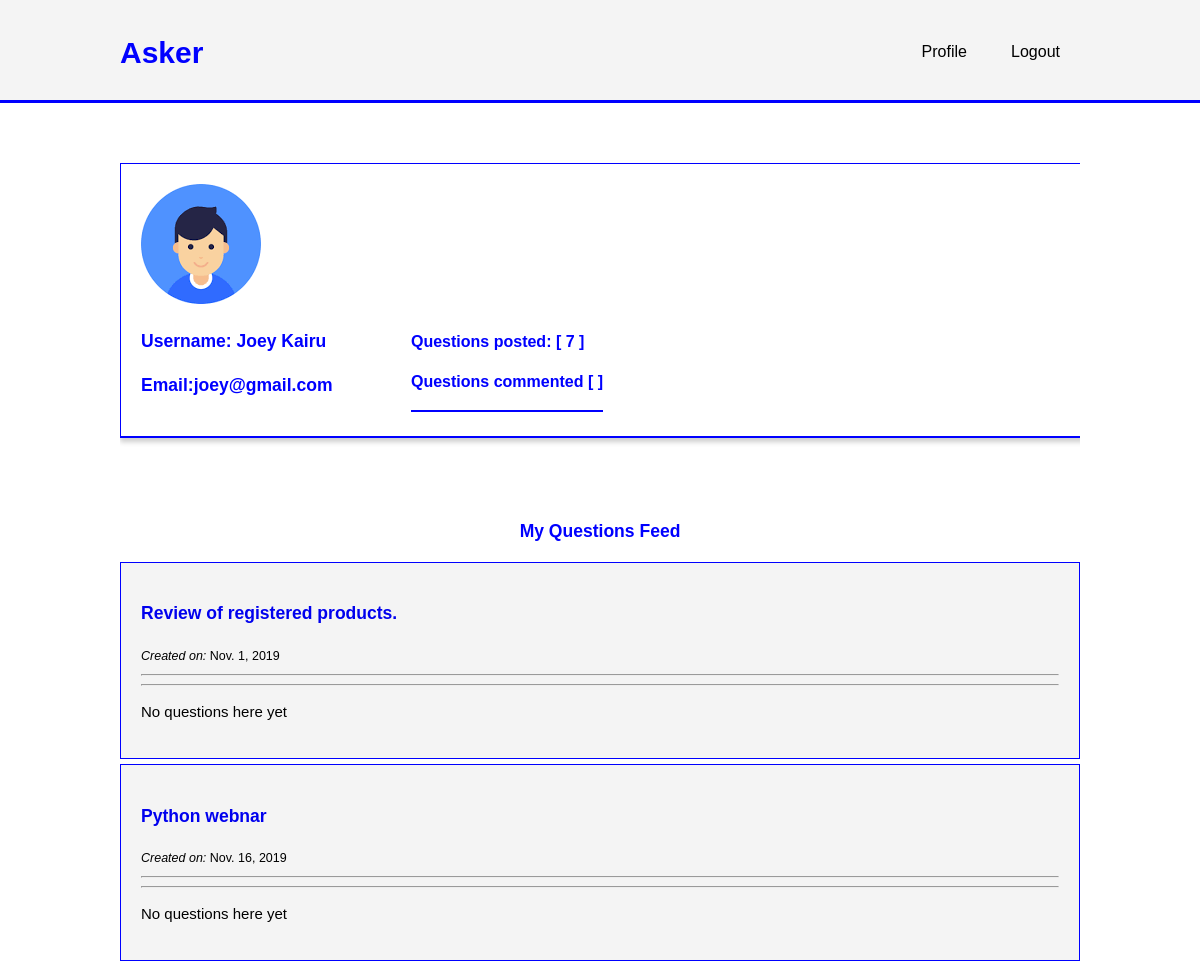
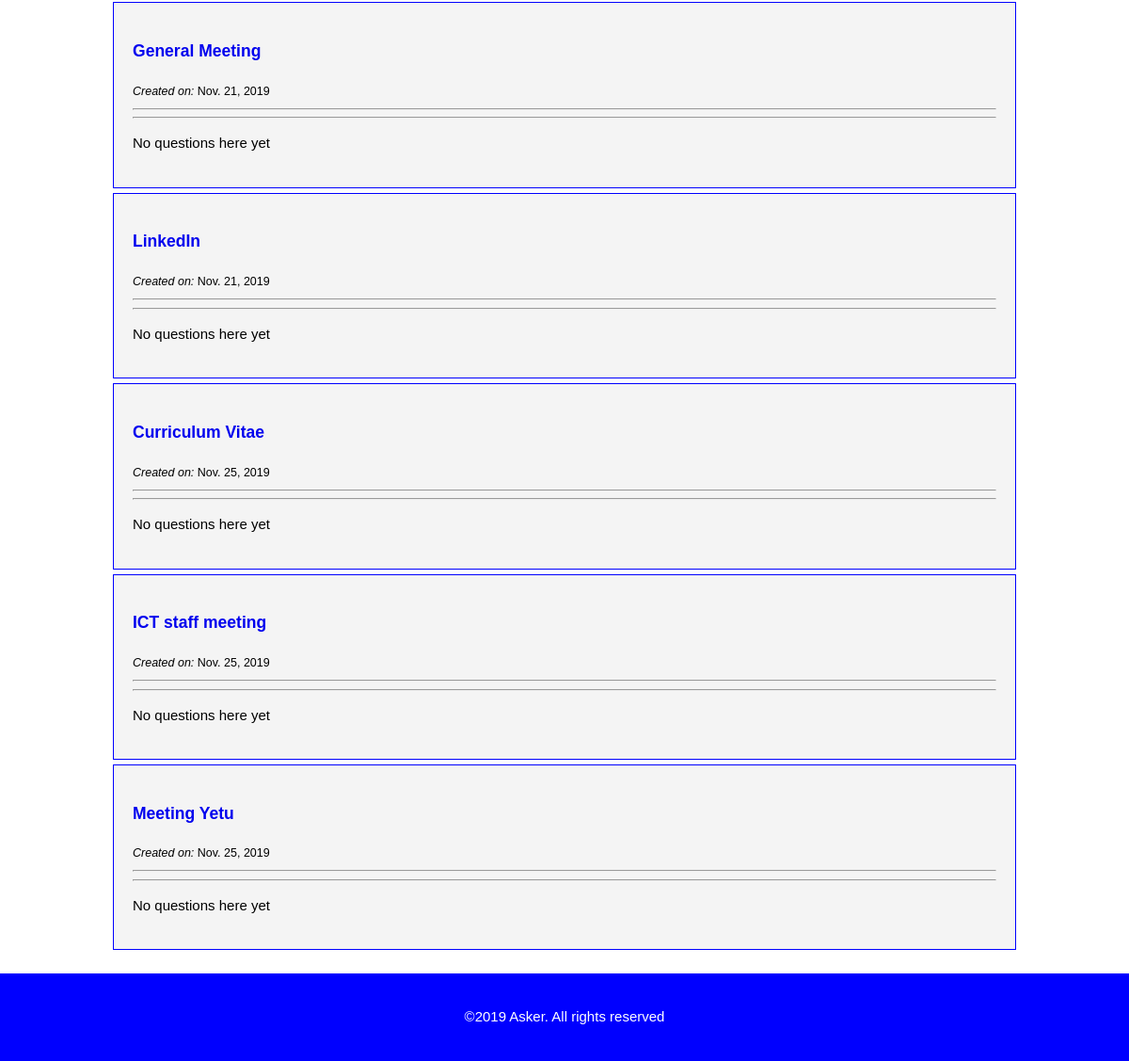
Page /profile/ (signed in) on the earlier database version (2 pictures, top to bottom).
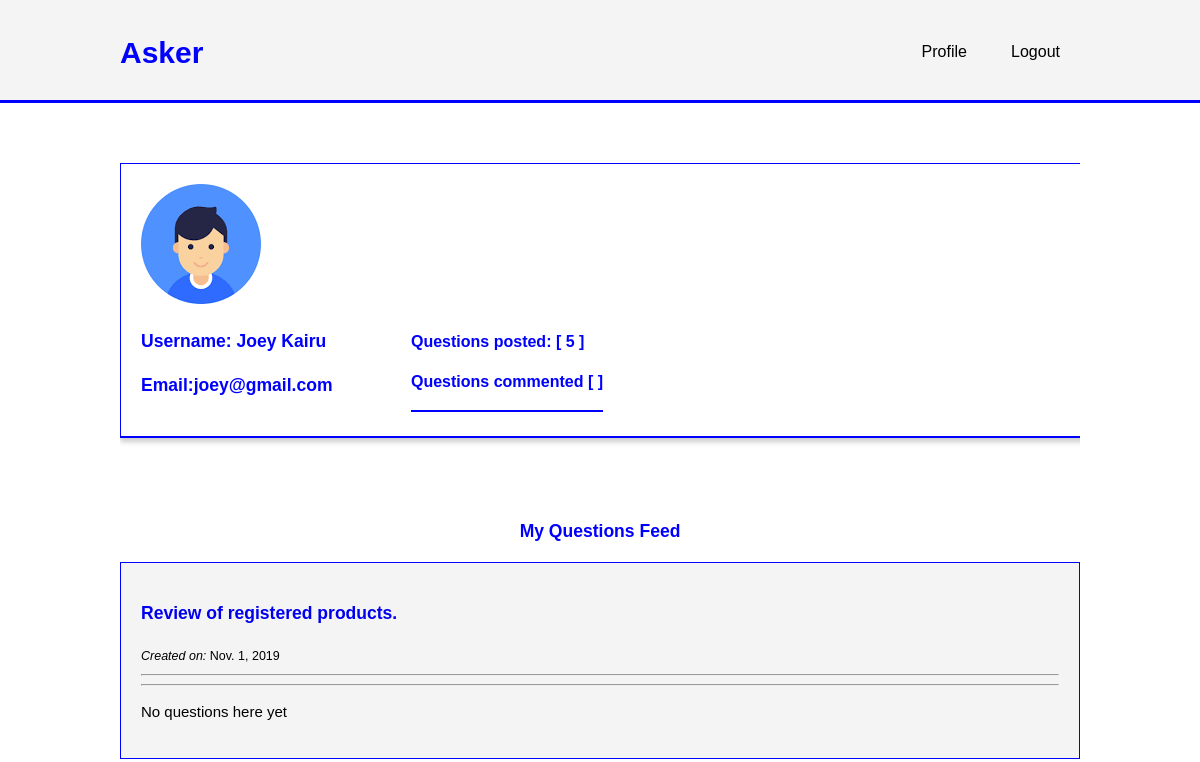
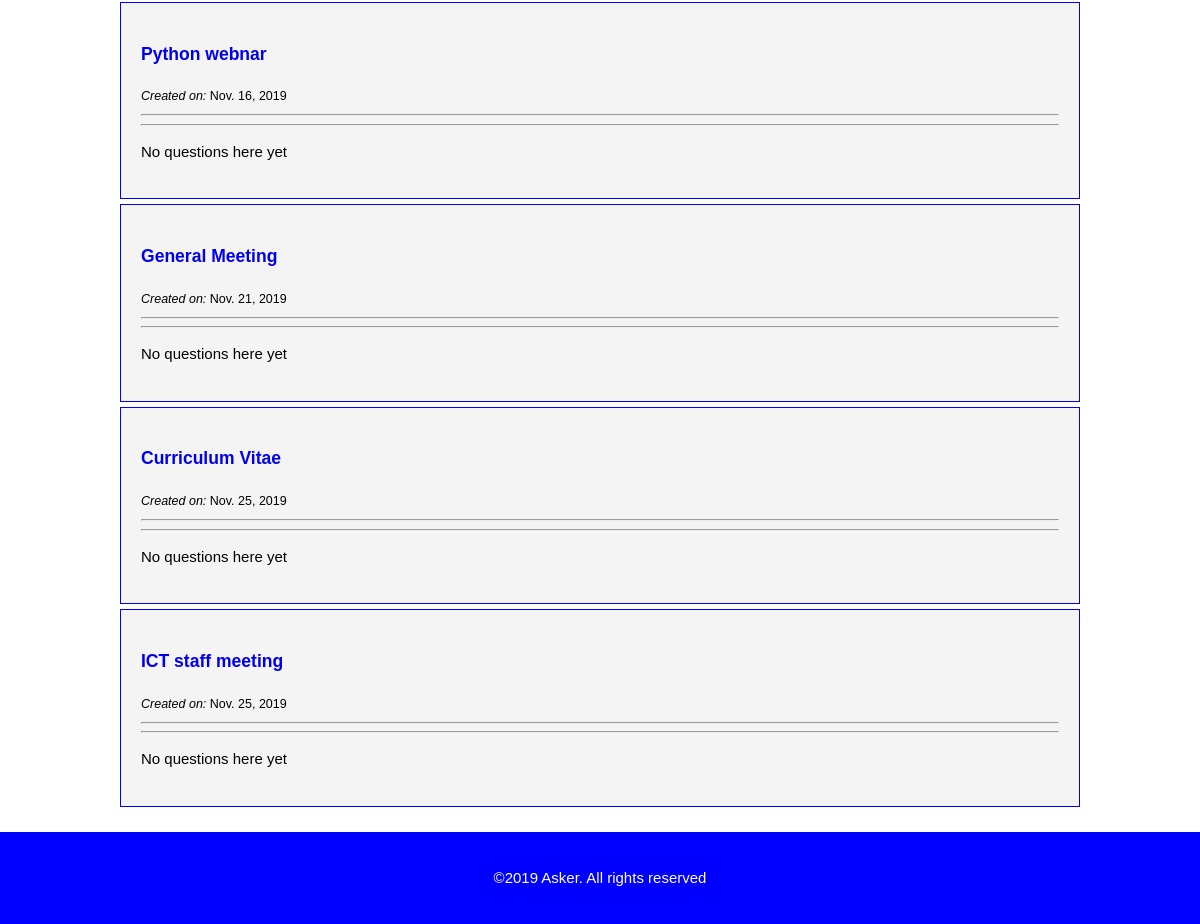
Same page on the later database version (2 pictures, top to bottom).
### meetup/models.py (models this page shows, shortened)
class Meetup(models.Model):
    created_by = models.ForeignKey(User, on_delete=models.CASCADE, null=True, related_name='meetings')
    title = models.CharField(max_length=200)
    venue = models.CharField(max_length=100)
    created_on = models.DateTimeField(default=timezone.now)
    when = models.DateField()
    description = models.TextField()

### meetup/views.py (the view)
# urls.py: path('profile/', views.profile, name='profile'),
@login_required
def profile(request):
    meetups = Meetup.objects.all()
    return render(request, 'profile.html', {'meetups': meetups})

### meetup/templates/profile.html (shortened to what this page needs)
{% load static %}<!DOCTYPE html>
<html>
<head>
    <link rel="stylesheet" href="{% static 'css/profile.css' %}">
</head>
<body>
    <header>
        <div class="container">
            <div id="branding">
                <h1><span class="highlight"> Asker</span></h1>
            </div>
            <nav>
                <ul>
                        {% if user.is_authenticated %}
                        <li><a href="/profile">Profile</a></li>
                        <li>
                            <a href="{% url 'logout' %}">Logout</a>
                        </li>
                        {% endif %}
                </ul>
            </nav>
        </div>
    </header>
    <section id="main">
        <div class="container">
            <aside id="left_side">
                <img src="../static/images/user.png" alt="No Image Found">
                <h3>Username: {{request.user.first_name}} {{request.user.last_name}}</h3>
                <h3>Email:{{request.user.email}}</h3>
                <div class="status">
                    <h3>Questions posted: [ {{meetups.count}} ]</h3>
                    <h3> Questions commented [ {{meetup.comments.count}} ]</h3>
                </div>
            </aside>
            <article id="main-col">
                <h1>My Questions Feed</h1>
                <ul id="questions">
                    {% for meetup in meetups %}
                    <li>
                        <h3>
                            <a href="#">{{ meetup.title }}</a>
                        </h3>
                        <small><i>Created on:</i>
                            {{ meetup.created_on.date }}
                        </small>
                        <hr>
                        <hr>
                        {% for comment in comments %}
                        <div class="comment">
                            <p>
                                On {{comment.created_date }}&nbsp;
                                <b>{{ comment.posted_by }}</b> asked:
                            </p>
                            <p>{{ comment.question|linebreaks }}</p>
                        </div>
                        <hr>
                        <!--<a href=""><span class="upvote">({{comment.up_vote}}) Upvote</span></a> || <a href=""><span
                                class="downvote">({{comment.down_vote}})
                                Downvote</span></a>-->
                        {% empty %}
                        <p>No questions here yet</p>
                        {% endfor %}
                        {% empty %}
                        <p>No feeds at the moment</p>
                        {% endfor %}
                    </li>
                </ul>
            </article>
        </div>
    </section>
    <footer>
        <p>&copy;2019 Asker. All rights reserved</p>
    </footer>
</body>
</html>

Differences in the rows shown:
removed Meetup: title "LinkedIn", created_on "Nov. 21, 2019"
removed Meetup: title "Meeting Yetu", created_on "Nov. 25, 2019"
Other differences:
{{ meetups.count }}: "7" → "5"
